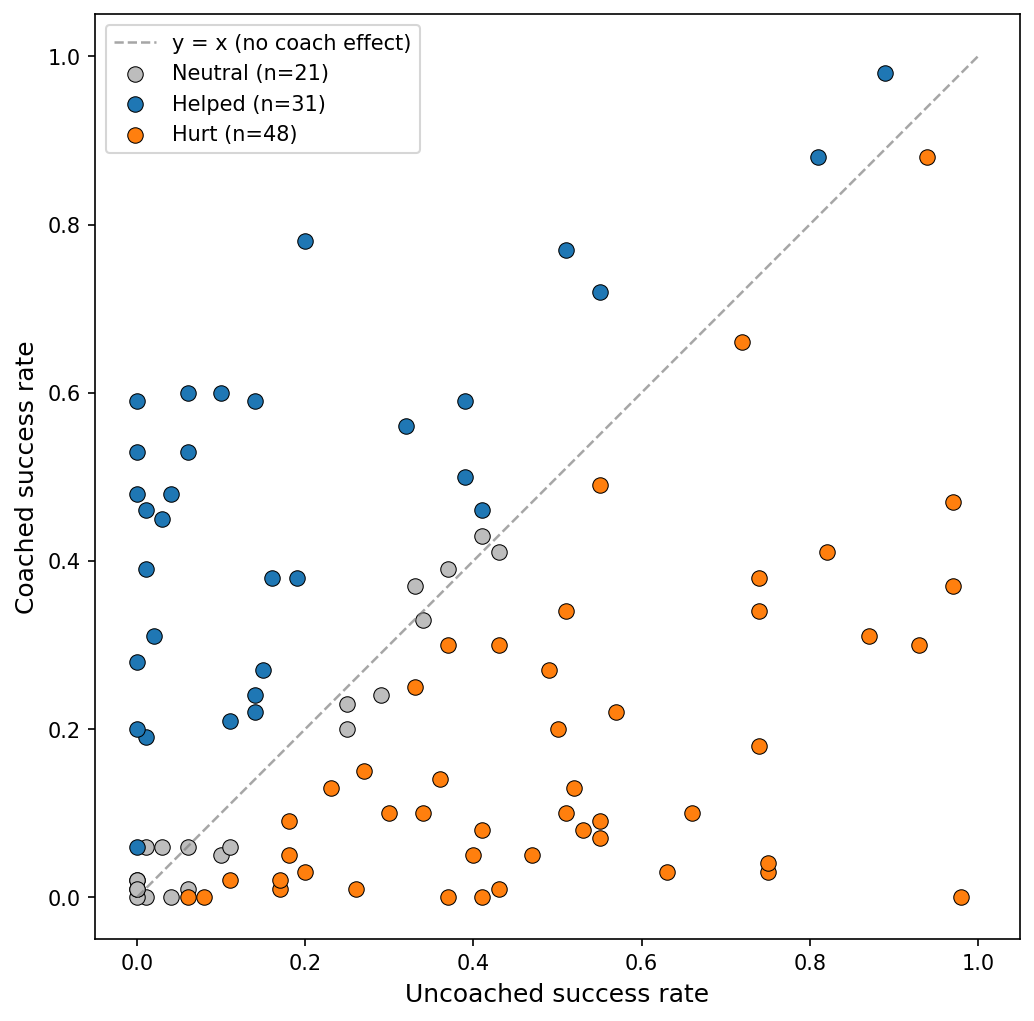

The Python source for this figure:
# train/unicycle_train/coach/v4_2/figures/plot_eval_3action.py

import json
from pathlib import Path
import numpy as np
import matplotlib.pyplot as plt


LABEL = "V4.2 3action symmetric"
THRESHOLD = 0.05  # +/-5pp threshold for helped vs hurt vs neutral

# Paper-friendly, colorblind-safe palette
COLOR_HELPED = "#1f77b4"   # blue
COLOR_HURT = "#ff7f0e"     # orange
COLOR_NEUTRAL = "#bdbdbd"  # gray


def main():
    # Script lives in v4_2/figures/, eval results live in v4_2/eval_logs/
    here = Path(__file__).resolve().parent
    eval_logs = here.parent / "eval_logs"

    # Collect (seed -> success_rate) for both modes across all timestamp dirs
    pattern = f"eval_*3action_iter100*/{{mode}}/seed_*/result.json"
    rates = {"with_coach": {}, "no_coach": {}}
    for mode in rates:
        for path in eval_logs.glob(pattern.format(mode=mode)):
            seed = int(path.parent.name.split("_")[1])
            with open(path) as f:
                rates[mode][seed] = json.load(f)["evaluation"]["success_rate"]

    # Align by seed - same index across both arrays = same student
    seeds = sorted(set(rates["with_coach"]) & set(rates["no_coach"]))
    uncoached = np.array([rates["no_coach"][s] for s in seeds])
    coached = np.array([rates["with_coach"][s] for s in seeds])
    benefit = coached - uncoached

    # Print key stats so we have numbers to cite alongside the figure
    helped = int((benefit > THRESHOLD).sum())
    hurt = int((benefit < -THRESHOLD).sum())
    neutral = len(benefit) - helped - hurt
    corr = np.corrcoef(uncoached, benefit)[0, 1]
    print(f"{LABEL} ({len(seeds)} seeds): "
          f"helped={helped}, hurt={hurt}, neutral={neutral}, "
          f"corr(uncoached, benefit)={corr:+.3f}")

    # Classify each point so colors match the helped/hurt/neutral counts above
    helped_mask = benefit > THRESHOLD
    hurt_mask = benefit < -THRESHOLD
    neutral_mask = ~(helped_mask | hurt_mask)

    fig, ax = plt.subplots(figsize=(7, 7))

    # Diagonal first (background), then neutral, then helped/hurt on top
    ax.plot([0, 1], [0, 1], color="gray", linestyle="--", linewidth=1.2,
            alpha=0.7, label="y = x (no coach effect)")
    ax.scatter(uncoached[neutral_mask], coached[neutral_mask],
               color=COLOR_NEUTRAL, s=55, edgecolors="black", linewidths=0.5,
               label=f"Neutral (n={neutral})")
    ax.scatter(uncoached[helped_mask], coached[helped_mask],
               color=COLOR_HELPED, s=55, edgecolors="black", linewidths=0.5,
               label=f"Helped (n={helped})")
    ax.scatter(uncoached[hurt_mask], coached[hurt_mask],
               color=COLOR_HURT, s=55, edgecolors="black", linewidths=0.5,
               label=f"Hurt (n={hurt})")

    ax.set_xlabel("Uncoached success rate", fontsize=12)
    ax.set_ylabel("Coached success rate", fontsize=12)
    ax.set_xlim(-0.05, 1.05)
    ax.set_ylim(-0.05, 1.05)
    ax.set_aspect("equal")
    ax.legend(loc="upper left", fontsize=10)

    plt.tight_layout()
    plt.savefig(here / "plot_eval_3action.png", dpi=150, bbox_inches="tight")
    print(f"Saved: {here / 'plot_eval_3action.png'}")


if __name__ == "__main__":
    main()
